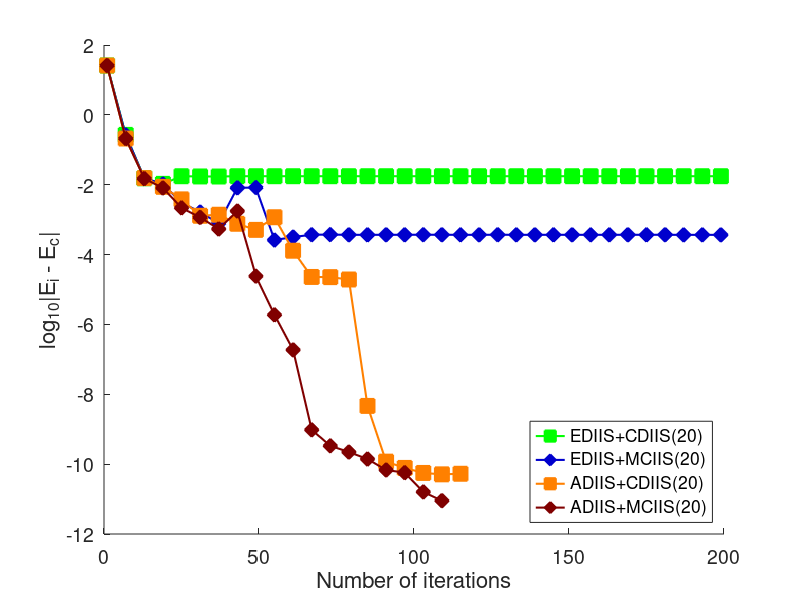

Write MATLAB code to recreate this figure.
% SCF Done:  E(RB3LYP) =  -451.200790293     A.U. after   46 cycles

load uf41Out.mat;

maxSCFIter = 200;
ener = output.ener(3:end);
iter = output.iter(3:end);
energySet = output.energySet(3:end);

yellow = [255 215 0] ./ 255;
darkBlue = [0 0 205] ./ 255;
orange = [255 128 0] ./ 255;
darkRed = [128 0 0] ./ 255;

% shapes = {'s', 'o', 'v', '^', 'd', 'h', '<', '>'};
shapes = {'s', 'd', 's', 'd', 's', 'd'};
colors = {'g', darkBlue, orange, darkRed};

for iType = 1:length(ener)
    fprintf('%0.8f  %d \n', ener{iType}, iter{iType});
end

energyArray = [ener{:}];
iterArray = [iter{:}];
minEnergy = min(energyArray(iterArray~=maxSCFIter));

hFig = figure();
set(hFig, 'Position', [10 10 800 600])
hold();
for iType = 1:length(ener)
    errorArray = log10(abs(energySet{iType} - minEnergy));
    errorArray(errorArray == -inf) = min(errorArray(errorArray ~= -inf));
    plot(1:6:length(energySet{iType}), errorArray(1:6:end), ...
        'LineWidth', 1.5, ...
        'Color', colors{iType}, ...
        'Marker', shapes{iType}, ...
        'MarkerFaceColor', colors{iType}, ...
        'MarkerSize', 10);
end

set(gca,'FontSize', 14)

xlabel('Number of iterations', 'FontSize', 16);
ylabel('log_{10}|E_i - E_c|', 'FontSize', 16);
lgd = legend('EDIIS+CDIIS(20)', 'EDIIS+MCIIS(20)', 'ADIIS+CDIIS(20)', 'ADIIS+MCIIS(20)', ...
    'Location', 'SouthEast');

outputFileName = './graphs/uf41.pdf';
print(outputFileName, '-dpdf')


